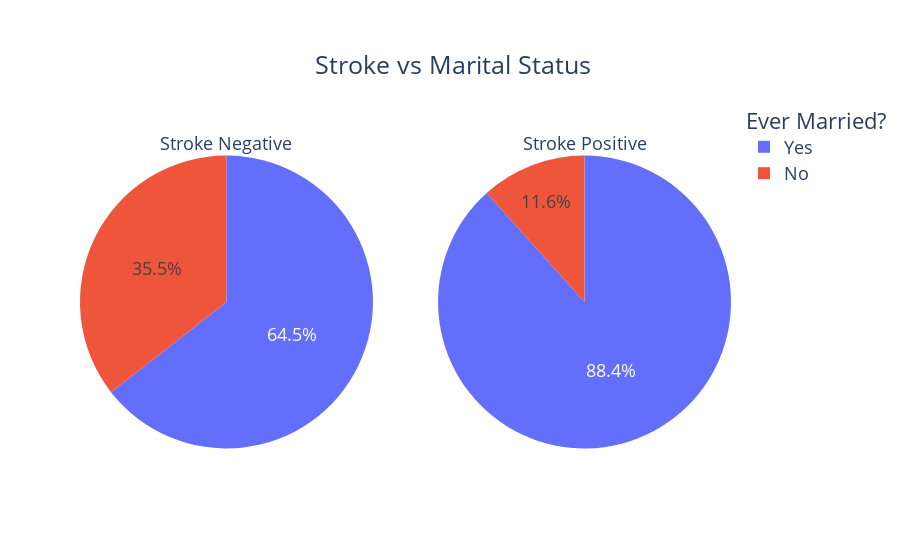

Write notebook code for a chart like this one.
### Code cell
counts0 = Counter(dataviz[dataviz['stroke']==0]['ever_married'])
counts1 = Counter(dataviz[dataviz['stroke']==1]['ever_married'])
fig = make_subplots(rows=1, cols=2, specs=[[{"type": "pie"}, {"type": "pie"}]])

fig.add_trace(go.Pie(
     values=[item[1] for item in sorted(counts0.items())],
     labels=[item[0] for item in sorted(counts0.items())],
     domain=dict(x=[0, 0.5]),
     name="Stroke Negative",title='Stroke Negative'), 
     row=1, col=1)

fig.add_trace(go.Pie(
     values=[item[1] for item in sorted(counts1.items())],
     labels=[item[0] for item in sorted(counts1.items())],
     domain=dict(x=[0.5, 1.0]),
     name="Stroke Positive",title='Stroke Positive'),
    row=1, col=2)

fig.update_layout(
    title={'text':'Stroke vs Marital Status','xanchor':'left','yanchor': 'top','y':0.9,'x':0.35},
    xaxis_title="X Axis Title",
    yaxis_title="Y Axis Title",
    legend_title="Ever Married?",
    font=dict(size=18)
)

fig.show()

### Figure 1 — Plotly figure (JSON) as saved in the notebook; plotly's stock layout.template omitted (floating-point values rounded to 4 significant figures)
{"data": [{"domain": {"x": [0.0, 0.45], "y": [0.0, 1.0]}, "labels": ["No", "Yes"], "name": "Stroke Negative", "title": {"text": "Stroke Negative"}, "type": "pie", "values": [1728, 3133]}, {"domain": {"x": [0.55, 1.0], "y": [0.0, 1.0]}, "labels": ["No", "Yes"], "name": "Stroke Positive", "title": {"text": "Stroke Positive"}, "type": "pie", "values": [29, 220]}], "layout": {"font": {"size": 18}, "legend": {"title": {"text": "Ever Married?"}}, "title": {"text": "Stroke vs Marital Status", "x": 0.35, "xanchor": "left", "y": 0.9, "yanchor": "top"}, "xaxis": {"title": {"text": "X Axis Title"}}, "yaxis": {"title": {"text": "Y Axis Title"}}}}
